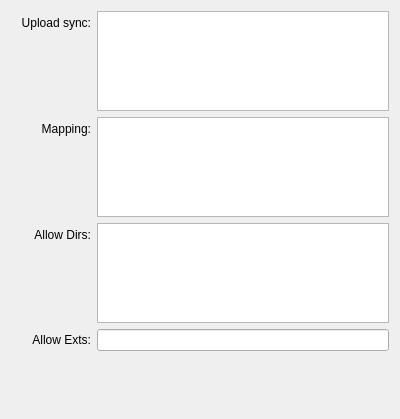
<?xml version="1.0" encoding="UTF-8"?>
<ui version="4.0">
 <class>COSFormDirSettingUi</class>
 <widget class="QWidget" name="COSFormDirSettingUi">
  <property name="geometry">
   <rect>
    <x>0</x>
    <y>0</y>
    <width>400</width>
    <height>419</height>
   </rect>
  </property>
  <property name="windowTitle">
   <string>Form</string>
  </property>
  <layout class="QVBoxLayout" name="verticalLayout">
   <item>
    <layout class="QFormLayout" name="formLayout">
     <item row="1" column="0">
      <widget class="QLabel" name="label">
       <property name="minimumSize">
        <size>
         <width>80</width>
         <height>0</height>
        </size>
       </property>
       <property name="maximumSize">
        <size>
         <width>80</width>
         <height>16777215</height>
        </size>
       </property>
       <property name="baseSize">
        <size>
         <width>80</width>
         <height>0</height>
        </size>
       </property>
       <property name="text">
        <string>Upload sync:</string>
       </property>
       <property name="alignment">
        <set>Qt::AlignRight|Qt::AlignTrailing|Qt::AlignVCenter</set>
       </property>
      </widget>
     </item>
     <item row="2" column="0">
      <widget class="QLabel" name="re">
       <property name="minimumSize">
        <size>
         <width>80</width>
         <height>0</height>
        </size>
       </property>
       <property name="maximumSize">
        <size>
         <width>80</width>
         <height>16777215</height>
        </size>
       </property>
       <property name="baseSize">
        <size>
         <width>80</width>
         <height>0</height>
        </size>
       </property>
       <property name="text">
        <string>Mapping:</string>
       </property>
       <property name="alignment">
        <set>Qt::AlignRight|Qt::AlignTrailing|Qt::AlignVCenter</set>
       </property>
      </widget>
     </item>
     <item row="1" column="1">
      <widget class="ady::DirMappingView" name="localTreeView">
       <property name="maximumSize">
        <size>
         <width>16777215</width>
         <height>100</height>
        </size>
       </property>
       <property name="editTriggers">
        <set>QAbstractItemView::CurrentChanged|QAbstractItemView::DoubleClicked|QAbstractItemView::EditKeyPressed|QAbstractItemView::SelectedClicked</set>
       </property>
       <property name="selectionMode">
        <enum>QAbstractItemView::SingleSelection</enum>
       </property>
       <property name="rootIsDecorated">
        <bool>false</bool>
       </property>
       <property name="itemsExpandable">
        <bool>false</bool>
       </property>
      </widget>
     </item>
     <item row="2" column="1">
      <widget class="ady::DirMappingView" name="remoteTreeView">
       <property name="maximumSize">
        <size>
         <width>16777215</width>
         <height>100</height>
        </size>
       </property>
       <property name="editTriggers">
        <set>QAbstractItemView::CurrentChanged|QAbstractItemView::EditKeyPressed|QAbstractItemView::SelectedClicked</set>
       </property>
       <property name="rootIsDecorated">
        <bool>false</bool>
       </property>
       <property name="itemsExpandable">
        <bool>false</bool>
       </property>
      </widget>
     </item>
     <item row="4" column="0">
      <widget class="QLabel" name="ext">
       <property name="minimumSize">
        <size>
         <width>80</width>
         <height>0</height>
        </size>
       </property>
       <property name="maximumSize">
        <size>
         <width>80</width>
         <height>16777215</height>
        </size>
       </property>
       <property name="baseSize">
        <size>
         <width>80</width>
         <height>0</height>
        </size>
       </property>
       <property name="text">
        <string>Allow Exts:</string>
       </property>
       <property name="alignment">
        <set>Qt::AlignRight|Qt::AlignTrailing|Qt::AlignVCenter</set>
       </property>
      </widget>
     </item>
     <item row="4" column="1">
      <widget class="QLineEdit" name="allowExtLineEdit"/>
     </item>
     <item row="3" column="0">
      <widget class="QLabel" name="label_2">
       <property name="minimumSize">
        <size>
         <width>80</width>
         <height>0</height>
        </size>
       </property>
       <property name="text">
        <string>Allow Dirs:</string>
       </property>
       <property name="alignment">
        <set>Qt::AlignRight|Qt::AlignTrailing|Qt::AlignVCenter</set>
       </property>
      </widget>
     </item>
     <item row="3" column="1">
      <widget class="ady::DirMappingView" name="allowDirTreeView">
       <property name="maximumSize">
        <size>
         <width>16777215</width>
         <height>100</height>
        </size>
       </property>
       <property name="editTriggers">
        <set>QAbstractItemView::CurrentChanged|QAbstractItemView::EditKeyPressed|QAbstractItemView::SelectedClicked</set>
       </property>
       <property name="rootIsDecorated">
        <bool>false</bool>
       </property>
       <property name="itemsExpandable">
        <bool>false</bool>
       </property>
      </widget>
     </item>
    </layout>
   </item>
   <item>
    <spacer name="verticalSpacer">
     <property name="orientation">
      <enum>Qt::Vertical</enum>
     </property>
     <property name="sizeHint" stdset="0">
      <size>
       <width>20</width>
       <height>40</height>
      </size>
     </property>
    </spacer>
   </item>
  </layout>
 </widget>
 <customwidgets>
  <customwidget>
   <class>ady::DirMappingView</class>
   <extends>QTreeView</extends>
   <header location="global">components/DirMappingView.h</header>
  </customwidget>
 </customwidgets>
 <resources/>
 <connections/>
</ui>
